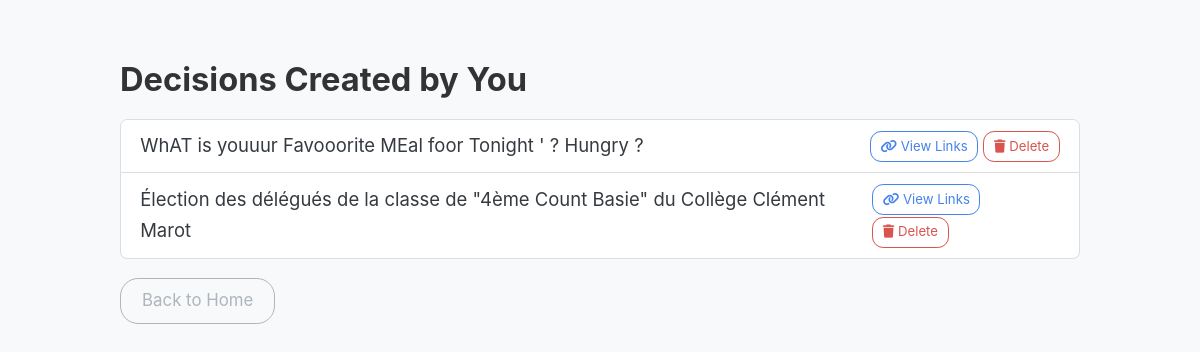
The page /creator/Paul-McKay on the database its author committed.
### app/models.py (models this page shows)
class DecisionInstance(db.Model):
    id = db.Column(db.String(8), primary_key=True, default=generate_id)
    name = db.Column(db.String(100))
    scale = db.Column(db.String(200))  # comma-separated scale labels
    creator_id = db.Column(db.String(100))

### app/routes.py (the view)
@app.route("/creator/<creator_id>")
def creator_dashboard(creator_id):
    decisions = DecisionInstance.query.filter_by(creator_id=creator_id).all()
    return render_template("creator_dashboard.html", decisions=decisions)

### app/templates/creator_dashboard.html (shortened to what this page needs)
<!DOCTYPE html>
<html lang="en">
<head>
    <link href="https://cdn.jsdelivr.net/npm/bootswatch@5.3.0/dist/litera/bootstrap.min.css" rel="stylesheet">
    <link rel="stylesheet" href="{{ url_for('static', filename='style.css') }}">
    <link rel="stylesheet" href="https://cdnjs.cloudflare.com/ajax/libs/font-awesome/6.5.0/css/all.min.css">
</head>
<body class="bg-light">
<div class="container py-5">
    <h2>Decisions Created by You</h2>
    {% if decisions %}
        <ul class="list-group">
        {% for d in decisions %}
            <li class="list-group-item d-flex justify-content-between align-items-center">
                {{ d.name }}
                <div>
                <a href="/share/{{ d.id }}" class="btn btn-sm btn-outline-primary">
                    <i class="fa-solid fa-link"></i> View Links
                </a>
                <button class="btn btn-sm btn-outline-danger" onclick="confirmDelete('{{ d.id }}')">
                    <i class="fa-solid fa-trash"></i> Delete
                </button>
                </div>
            </li>
        {% endfor %}
        </ul>
    {% else %}
        <p>No decisions found for this creator ID.</p>
    {% endif %}
    <a href="/" class="btn btn-outline-secondary mt-3">Back to Home</a>
</div>
</body>
</html>

### app/static/style.css (style rules this page uses)
body { background: #fdfdfd; font-family: 'Inter', sans-serif; font-size: 1.1rem; line-height: 1.7; color: #333; margin: 0; padding: 0; zoom: 1.2; }
.container { max-width: 80%; margin: auto; padding: 1.5rem 0; }
h1, h2, h3 { font-weight: 700; margin-bottom: 1rem; line-height: 1.3; }
h2 { font-size: 1.7rem; }

### rows shown on the page
DecisionInstance: name "WhAT is youuur Favooorite MEal foor Tonight ' ? Hungry ?"
DecisionInstance: name "Élection des délégués de la classe de \"4ème Count Basie\" du Collège Clément Marot"
